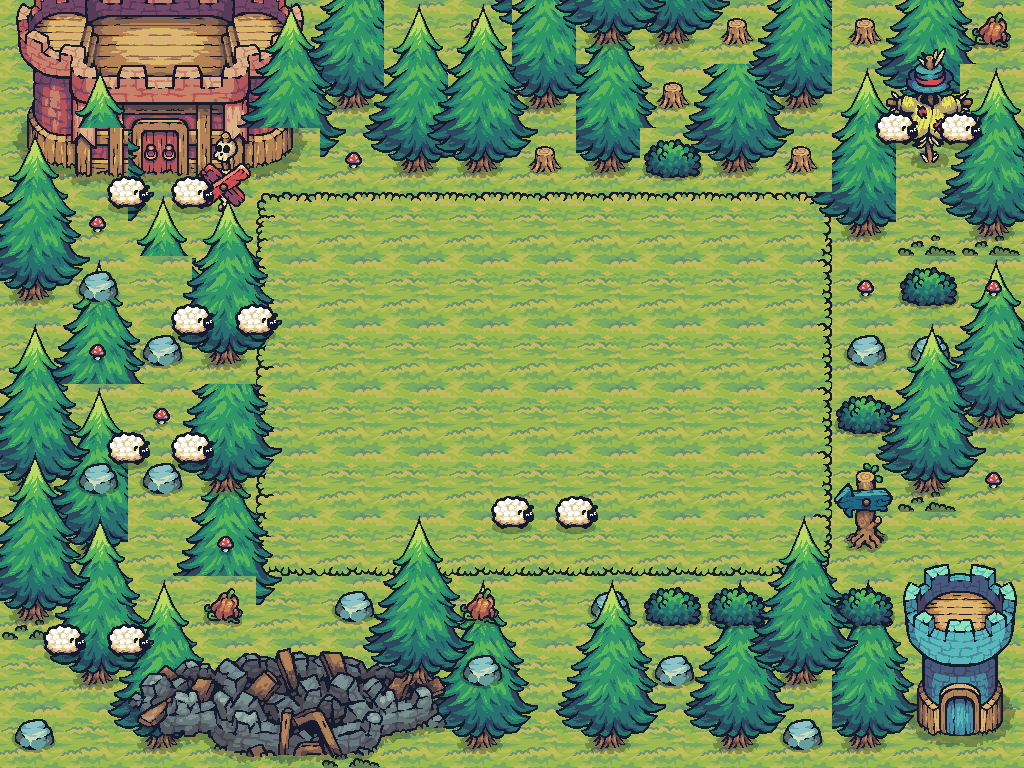

A level layout from a 2D game, rendered from its tile map. Below: a short description, then the map file with its tile-grid data intact:
An orthogonal 16x12 tile map with 64x64 px tiles, 7 tile layers (GameBackground, GameGrid, LayerOne, LayerTwo, ...), 13 tilesets.

<map version="1.10" tiledversion="1.11.0" orientation="orthogonal" renderorder="right-down" width="16" height="12" tilewidth="64" tileheight="64" infinite="0" nextlayerid="9" nextobjectid="3">
 <tileset firstgid="1" source="Terrain.tsx" />
 <tileset firstgid="41" source="Castle_Red.tsx" />
 <tileset firstgid="61" source="Tree.tsx" />
 <tileset firstgid="169" source="17.tsx" />
 <tileset firstgid="171" source="Tower_Blue.tsx" />
 <tileset firstgid="179" source="01.tsx" />
 <tileset firstgid="180" source="06.tsx" />
 <tileset firstgid="181" source="18.tsx" />
 <tileset firstgid="190" source="09.tsx" />
 <tileset firstgid="191" source="12.tsx" />
 <tileset firstgid="192" source="16.tsx" />
 <tileset firstgid="194" source="Castle_Destroyed.tsx" />
 <tileset firstgid="214" source="HappySheep_Idle.tsx" />
 <layer id="3" name="GameBackground" width="16" height="12">
  <data encoding="csv">
12,12,12,12,12,12,12,12,12,12,12,12,12,12,12,12,
12,12,12,12,12,12,12,12,12,12,12,12,12,12,12,12,
12,12,12,12,12,12,12,12,12,12,12,12,12,12,12,12,
12,12,12,12,12,12,12,12,12,12,12,12,12,12,12,12,
12,12,12,12,12,0,0,0,0,0,0,0,12,12,12,12,
12,12,12,12,12,0,0,0,0,0,0,0,12,12,12,12,
12,12,12,12,12,0,0,0,0,0,0,0,12,12,12,12,
12,12,12,12,12,0,0,0,0,0,0,0,12,12,12,12,
12,12,12,12,12,12,12,12,12,12,12,12,12,12,12,12,
12,12,12,12,12,12,12,12,12,12,12,12,12,12,12,12,
12,12,12,12,12,12,12,12,12,12,12,12,12,12,12,12,
12,12,12,12,12,12,12,12,12,12,12,12,12,12,12,12
</data>
 </layer>
 <layer id="1" name="GameGrid" width="16" height="12">
  <data encoding="csv">
0,0,0,0,0,0,0,0,0,0,0,0,0,0,0,0,
0,0,0,0,0,0,0,0,0,0,0,0,0,0,0,0,
0,0,0,0,0,0,0,0,0,0,0,0,0,0,0,0,
0,0,0,0,1,2,2,2,2,2,2,2,3,0,0,0,
0,0,0,0,11,12,12,12,12,12,12,12,13,0,0,0,
0,0,0,0,11,12,12,12,12,12,12,12,13,0,0,0,
0,0,0,0,11,12,12,12,12,12,12,12,13,0,0,0,
0,0,0,0,11,12,12,12,12,12,12,12,13,0,0,0,
0,0,0,0,21,22,22,22,22,22,22,22,23,0,0,0,
0,0,0,0,0,0,0,0,0,0,0,0,0,0,0,0,
0,0,0,0,0,0,0,0,0,0,0,0,0,0,0,0,
0,0,0,0,0,0,0,0,0,0,0,0,0,0,0,0
</data>
 </layer>
 <layer id="2" name="LayerOne" width="16" height="12">
  <data encoding="csv">
46,47,48,49,50,61,62,158,74,85,86,87,63,73,74,75,
51,52,53,54,55,73,74,85,86,87,73,74,75,85,86,5,
56,57,58,59,60,85,86,87,0,0,85,86,87,0,0,0,
5,61,62,63,0,0,0,0,0,0,0,0,0,0,5,5,
61,62,63,75,0,0,0,0,0,0,0,0,0,0,64,65,
73,74,75,87,0,0,0,0,0,0,0,0,0,0,76,77,
61,62,63,5,0,0,0,0,0,0,0,0,0,0,88,89,
73,74,61,62,63,0,0,0,0,0,0,0,0,0,5,0,
85,86,73,74,75,0,0,0,0,0,0,0,0,0,0,0,
5,64,65,66,87,0,61,62,63,0,64,65,66,65,66,0,
0,76,77,78,0,0,73,74,75,10,76,77,78,77,78,0,
0,88,89,90,0,5,85,86,87,0,88,89,90,89,90,0
</data>
 </layer>
 <layer id="4" name="LayerTwo" width="16" height="12">
  <data encoding="csv">
0,0,0,0,76,77,61,62,63,62,63,73,74,181,182,191,
0,0,0,0,88,89,73,74,75,74,75,85,86,184,185,186,
0,0,0,192,0,179,85,86,87,86,190,0,0,187,188,189,
0,179,0,193,0,0,0,0,0,0,0,0,0,0,0,0,
0,180,0,190,0,0,0,0,0,0,0,0,0,179,190,179,
0,179,180,0,0,0,0,0,0,0,0,0,0,180,180,0,
0,0,179,0,0,0,0,0,0,0,0,0,0,190,0,0,
179,180,180,0,0,0,0,0,0,0,0,0,0,169,0,179,
0,0,0,179,0,0,0,0,0,0,0,0,0,170,171,172,
0,179,0,191,0,180,0,191,0,180,190,190,0,190,173,174,
0,0,204,205,206,207,208,180,0,0,180,0,0,0,175,176,
180,0,209,210,211,212,213,0,0,179,0,0,180,0,177,178
</data>
 </layer>
 <layer id="5" name="LayerThree" width="16" height="12">
  <data encoding="csv">
0,0,0,61,62,63,0,85,85,86,87,158,0,158,0,0,
64,65,66,73,74,75,0,0,0,0,158,0,61,62,64,65,
62,63,78,0,0,87,0,0,158,0,0,0,158,74,76,77,
74,75,90,65,66,0,0,0,0,0,0,0,85,86,88,89,
86,87,76,77,78,0,0,0,0,0,0,0,0,0,0,0,
62,63,88,89,90,0,0,0,0,0,0,0,0,64,65,66,
74,75,76,77,78,0,0,0,0,0,0,0,0,76,77,78,
86,87,88,89,90,0,0,0,0,0,0,0,0,88,89,90,
64,65,66,0,0,0,0,0,0,0,0,64,65,66,0,0,
76,77,78,0,0,0,0,0,64,65,66,76,77,78,0,0,
88,89,90,0,0,0,0,0,76,77,78,88,89,90,0,0,
0,0,0,0,0,0,0,0,88,89,90,0,0,0,0,0
</data>
 </layer>
 <objectgroup id="8" name="Tree" />
 <layer id="6" name="LayerFour" width="16" height="12">
  <data encoding="csv">
0,0,0,0,0,0,0,0,0,0,0,0,0,0,0,0,
0,0,0,0,0,0,0,0,0,0,0,0,0,0,0,0,
0,0,0,0,0,0,0,0,0,0,0,0,0,0,0,0,
0,0,0,0,0,0,0,0,0,0,0,0,0,0,0,0,
0,0,0,0,0,0,0,0,0,0,0,0,0,0,0,0,
0,0,0,0,0,0,0,0,0,0,0,0,0,0,0,0,
0,0,0,0,0,0,0,0,0,0,0,0,0,0,0,0,
62,63,0,0,0,0,0,0,0,0,0,0,0,0,0,0,
74,75,0,0,0,61,62,63,0,0,0,0,0,0,0,0,
86,87,0,0,0,73,74,75,0,0,0,0,0,0,0,0,
0,0,0,0,0,85,86,87,0,0,0,0,0,0,0,0,
0,0,0,0,0,0,0,0,0,0,0,0,0,0,0,0
</data>
 </layer>
 <layer id="7" name="Sheep" width="16" height="12">
  <data encoding="csv">
0,0,0,0,0,0,0,0,0,0,0,0,0,0,0,0,
0,0,0,0,0,0,0,0,0,0,0,0,0,0,0,0,
0,0,0,0,0,0,0,0,0,0,0,0,0,214,215,0,
0,214,215,0,0,0,0,0,0,0,0,0,0,230,231,0,
0,230,231,0,0,0,0,0,0,0,0,0,0,0,0,0,
0,0,214,215,0,0,0,0,0,0,0,0,0,0,0,0,
0,0,230,231,0,0,0,0,0,0,0,0,0,0,0,0,
0,214,215,0,0,0,0,0,0,0,0,0,0,0,0,0,
0,230,231,0,0,0,0,214,215,0,0,0,0,0,0,0,
0,0,0,0,0,0,0,230,231,0,0,0,0,0,0,0,
214,215,0,0,0,0,0,0,0,0,0,0,0,0,0,0,
230,231,0,0,0,0,0,0,0,0,0,0,0,0,0,0
</data>
 </layer>
</map>
